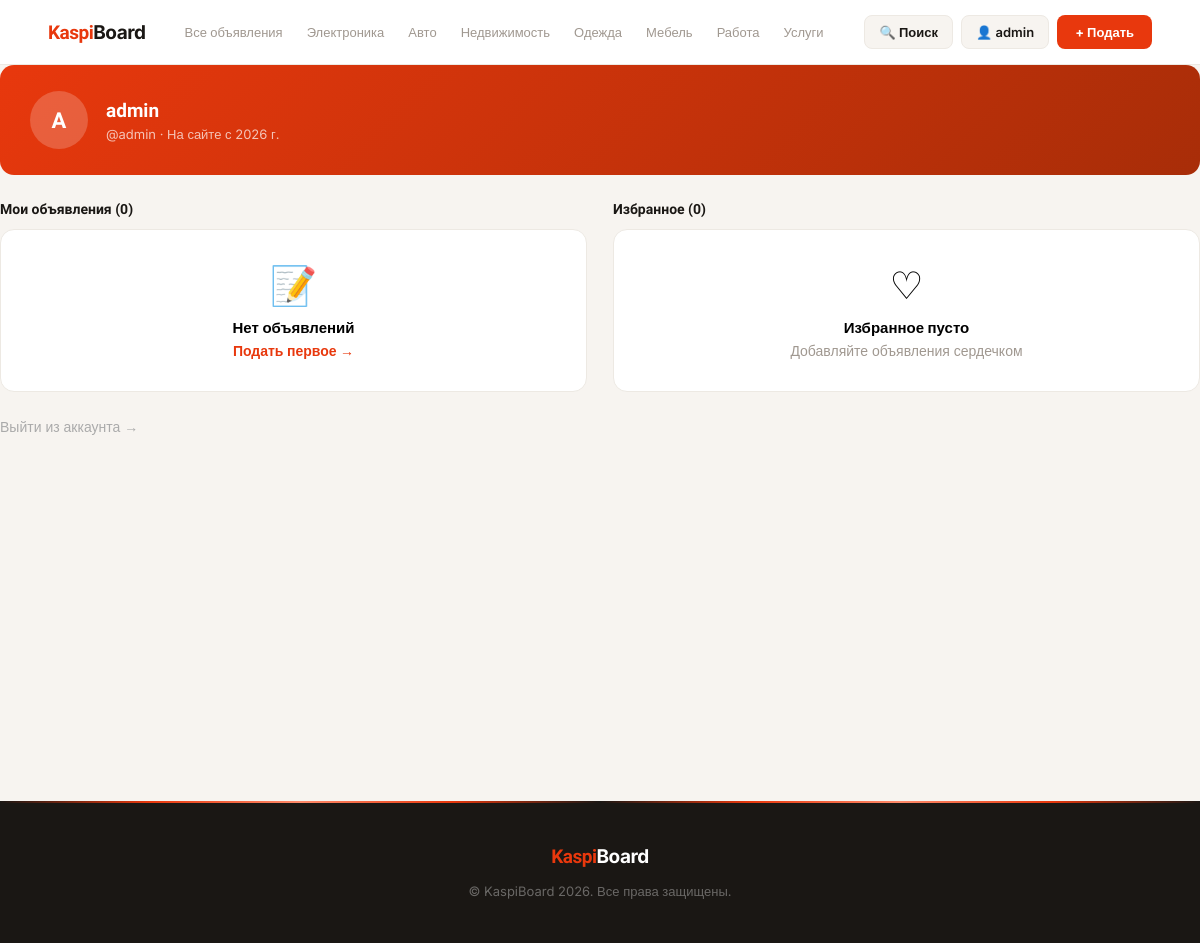
/profile/ (signed in), run on the app's committed database.
### core_app/models.py (models this page shows, shortened)
class Category(models.Model):
    name = models.CharField('Название категории', max_length=100)

### core_app/views.py (the view)
# urls.py: path('profile/', views.profile_page, name='profile_page'),
@login_required
def profile_page(request):
    my_ads = Ad.objects.filter(author=request.user).select_related('category', 'city').order_by('-created_at')
    favorites = Favorite.objects.filter(user=request.user).select_related('ad__category', 'ad__city')
    return render(request, 'profile.html', {'my_ads': my_ads, 'favorites': favorites})

### core_app/context_processors.py (called while the page is built)
def categories_processor(request):
    return {
        'categories': Category.objects.all()
    }

### core_app/templates/profile.html (shortened to what this page needs)
{% extends 'base.html' %}
{% block content %}
<section class="profile-section">
    <div class="container">
        <div class="profile-hero">
            <div class="profile-avatar">{{ user.first_name|first|default:user.username|first|upper }}</div>
            <div>
                <div class="profile-name">{{ user.first_name|default:user.username }} {{ user.last_name }}</div>
                <div class="profile-username">@{{ user.username }} · На сайте с {{ user.date_joined|date:"Y" }} г.</div>
            </div>
        </div>
        <div class="profile-grid">
            <div>
                <div class="profile-block-title">Мои объявления ({{ my_ads.count }})</div>
                {% for ad in my_ads %}
                <div class="profile-ad-item">
                    <div style="flex:1;min-width:0;">
                        <a href="{% url 'read_ad_page' uuid=ad.uuid %}">
                            {% if ad.is_top %}<span class="vip-badge" style="position:static;animation:none;display:inline-flex;font-size:9px;margin-right:4px;">VIP</span>{% endif %}{{ ad.title|truncatechars:60 }}
                        </a>
                        <div class="profile-ad-price">{% if ad.price == 0 %}Бесплатно{% else %}{{ ad.price }} ₸{% endif %}</div>
                        {% if ad.is_moderated %}
                            <span class="status-badge status-active">✓ Активно</span>
                        {% else %}
                            <span class="status-badge status-pending">⏳ На проверке</span>
                        {% endif %}
                    </div>
                    <div class="action-btns">
                        <a href="{% url 'ad_update' uuid=ad.uuid %}" class="btn-action btn-edit">✎</a>
                        <a href="{% url 'ad_delete' uuid=ad.uuid %}" class="btn-action btn-del">🗑</a>
                    </div>
                </div>
                {% empty %}
                <div class="empty-state">
                    <div class="empty-icon">📝</div>
                    <h4>Нет объявлений</h4>
                    <p><a href="{% url 'ad_create' %}" style="color:var(--primary);font-weight:600;">Подать первое →</a></p>
                </div>
                {% endfor %}
            </div>
            <div>
                <div class="profile-block-title">Избранное ({{ favorites.count }})</div>
                {% for fav in favorites %}
                <div class="profile-ad-item">
                    <div style="flex:1;min-width:0;">
                        <a href="{% url 'read_ad_page' uuid=fav.ad.uuid %}">{{ fav.ad.title|truncatechars:60 }}</a>
                        <div class="profile-ad-price">{% if fav.ad.price == 0 %}Бесплатно{% else %}{{ fav.ad.price }} ₸{% endif %}</div>
                        <div style="font-size:12px;color:#aaa;">{{ fav.ad.city.name }}</div>
                    </div>
                    <a href="{% url 'toggle_favorite' uuid=fav.ad.uuid %}" class="btn-action btn-del">♥</a>
                </div>
                {% empty %}
                <div class="empty-state">
                    <div class="empty-icon">♡</div>
                    <h4>Избранное пусто</h4>
                    <p>Добавляйте объявления сердечком</p>
                </div>
                {% endfor %}
            </div>
        </div>
        <div style="margin-top:24px;">
            <a href="{% url 'logout_view' %}" style="color:#aaa;font-size:14px;">Выйти из аккаунта →</a>
        </div>
    </div>
</section>
{% endblock %}

### core_app/templates/base.html (shortened to what this page needs)
{% load static %}
<!DOCTYPE html>
<html lang="ru">
<head>
    <link rel="stylesheet" href="{% static 'css/style.css' %}">
</head>
<body>
<header class="header">
    <div class="header-inner">
        <a href="{% url 'home_page' %}" class="logo-text">Kaspi<span>Board</span></a>
        <nav class="header-nav">
            <a href="{% url 'all_ads_page' %}" {% if request.resolver_match.url_name == 'all_ads_page' %}class="active-cat"{% endif %}>Все объявления</a>
            {% for category in categories %}
            <a href="{% url 'ads_by_category' pk=category.pk %}" {% if request.resolver_match.url_name == 'ads_by_category' and request.resolver_match.kwargs.pk == category.pk %}class="active-cat"{% endif %}>{{ category.name }}</a>
            {% endfor %}
        </nav>
        <div class="header-actions">
            <a href="{% url 'search_page' %}" class="btn-hg">🔍 Поиск</a>
            {% if user.is_authenticated %}
                <a href="{% url 'profile_page' %}" class="btn-hg">👤 {{ user.username }}</a>
                <a href="{% url 'ad_create' %}" class="btn-hp">+ Подать</a>
            {% else %}
                <a href="{% url 'login_page' %}" class="btn-hg">Войти</a>
                <a href="{% url 'ad_create' %}" class="btn-hp">+ Подать</a>
            {% endif %}
        </div>
    </div>
</header>
<main>
    {% block content %}{% endblock %}
</main>
<footer class="footer">
    <div>
        <a href="{% url 'home_page' %}" class="logo-text">Kaspi<span>Board</span></a>
        <p>&copy; KaspiBoard 2026. Все права защищены.</p>
    </div>
</footer>
</body>
</html>

### core_app/static/css/style.css (style rules this page uses)
* { padding: 0; margin: 0; box-sizing: border-box; font-family: "Inter", sans-serif; }
a { text-decoration: none; display: inline-block; }
:root { --primary: #E8380D; --primary-hover: #c42e09; --primary-light: rgba(232,56,13,0.1); --white: #ffffff; --dark: #1a1714; --bg: #F7F4F0; --card: #ffffff; --border: #EDE9E3; --muted: #A09890; --gold: #C9920A; --gold-light: rgba(201,146,10,0.12); --success: #22a06b; --shadow-sm: 0 1px 8px rgba(0,0,0,0.06); --shadow-md: 0 4px 20px rgba(0,0,0,0.1); --shadow-lg: 0 10px 36px rgba(0,0,0,0.16); --t: 0.25s cubic-bezier(0.4,0,0.2,1); --radius: 14px; --radius-sm: 9px; }
.header { width: 100%; position: sticky; top: 0; z-index: 100; background: var(--white); border-bottom: 1px solid var(--border); animation: fadeInDown 0.4s ease both; }
.header-inner { max-width: 1280px; margin: 0 auto; padding: 0 48px; height: 64px; display: flex; align-items: center; gap: 28px; }
.logo-text { font-family: 'Unbounded', sans-serif; font-size: 19px; font-weight: 700; color: var(--primary); letter-spacing: -0.5px; flex-shrink: 0; display: inline-block; }
.logo-text span { color: var(--dark); }
.header-nav { display: flex; align-items: center; gap: 2px; flex: 1; overflow-x: auto; scrollbar-width: none; }
.header-nav a { color: var(--muted); font-size: 13px; font-weight: 500; padding: 6px 11px; border-radius: 7px; white-space: nowrap; transition: all var(--t); display: inline-block; }
.header-actions { display: flex; align-items: center; gap: 8px; flex-shrink: 0; }
.btn-hg { padding: 8px 14px; border-radius: 8px; font-size: 13px; font-weight: 600; color: var(--dark); background: var(--bg); border: 1px solid var(--border); transition: all var(--t); cursor: pointer; display: inline-flex; align-items: center; gap: 5px; }
.btn-hp { padding: 9px 18px; border-radius: 8px; font-size: 13px; font-weight: 700; color: var(--white); background: var(--primary); border: none; transition: all var(--t); cursor: pointer; display: inline-flex; align-items: center; gap: 5px; }
main { background: var(--bg); min-height: calc(100vh - 64px); }
.profile-hero { background: linear-gradient(135deg,var(--primary) 0%,#a82d08 100%); border-radius: var(--radius); padding: 26px 30px; margin-bottom: 26px; color: var(--white); display: flex; align-items: center; gap: 18px; animation: fadeInUp 0.4s ease both; }
.profile-avatar { width: 58px; height: 58px; border-radius: 50%; background: rgba(255,255,255,0.2); display: flex; align-items: center; justify-content: center; font-family: 'Unbounded', sans-serif; font-size: 22px; font-weight: 700; flex-shrink: 0; }
.profile-name { font-family: 'Unbounded', sans-serif; font-size: 19px; font-weight: 700; }
.profile-username { font-size: 13px; opacity: 0.7; margin-top: 4px; }
.profile-grid { display: grid; grid-template-columns: 1fr 1fr; gap: 26px; }
.profile-block-title { font-family: 'Unbounded', sans-serif; font-size: 14px; font-weight: 700; margin-bottom: 12px; color: var(--dark); }
.empty-state { text-align: center; padding: 32px 16px; background: var(--card); border-radius: var(--radius); border: 1px solid var(--border); }
.empty-icon { font-size: 38px; margin-bottom: 10px; }
.empty-state h4 { font-size: 15px; font-weight: 700; margin-bottom: 5px; }
.empty-state p { font-size: 14px; color: var(--muted); }
.footer { background-color: var(--dark); padding: 44px 0; text-align: center; position: relative; overflow: hidden; }
.footer::before { content: ''; position: absolute; top: 0; left: 0; right: 0; height: 2px; background: linear-gradient(90deg,transparent,var(--primary),#ff8a6a,var(--primary),transparent); background-size: 600px 100%; animation: shimmer 3s linear infinite; }
.footer .logo-text { margin-bottom: 10px; }
.footer .logo-text span { color: #fff !important; }
.footer p { font-size: 13px; color: rgba(255,255,255,0.35); margin-top: 5px; }

### data on the page
Category: name "Электроника"
Category: name "Авто"
Category: name "Недвижимость"
Category: name "Одежда"
Category: name "Мебель"
Category: name "Работа"
Category: name "Услуги"

### other printed values
{{ user.username }} "admin"
{{ user.first_name|first|default:user.username|first|upper }} "A"
{{ user.first_name|default:user.username }} "admin"
{{ user.date_joined|date:"Y" }} "2026"
{{ my_ads.count }} "0"
{{ favorites.count }} "0"
